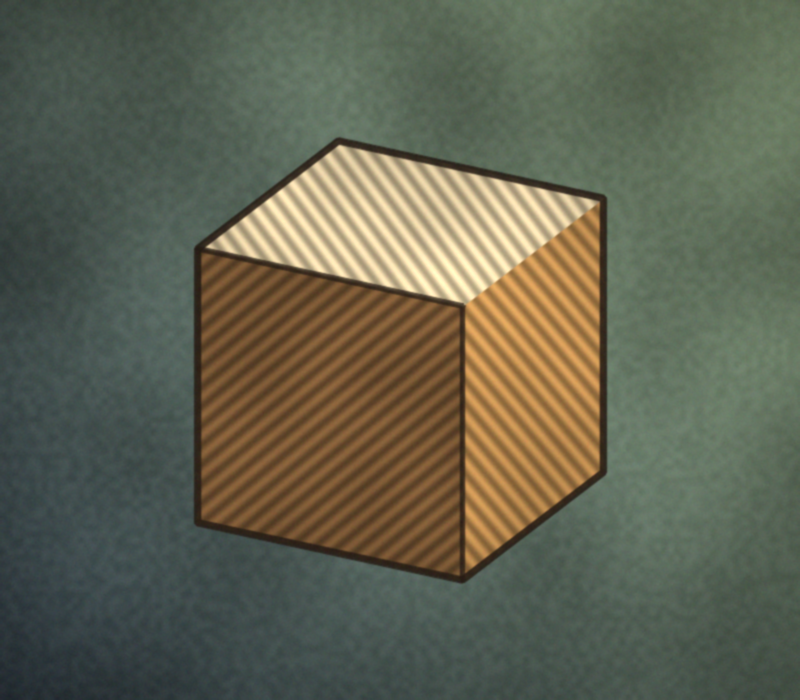
#> input picture samples/cube_off_axis.png, 800 x 700 px
$ python -i detect.py   (imports and definitions only)   (older library calls are emulated)
#> lines starting #> are read from the running program, lines starting #| are printed output that depends on the picture; after the words box and inside, x2 and y2 are one past the last pixel; in counts of white or black regions, pixels touching at a corner belong together
### hexengine/transforms.py
"""Fitting observed six-point hexagons to the canonical hexagon, and warping images into the canonical frame.

OWNER: Agent A (geometry). See CONTRACTS.md for coordinate and ordering conventions.

The maths in brief
------------------
We have six clicked image points p_0..p_5 (pixels) and six canonical vertices V_0..V_5 (canonical units,
circumradius 1). We look for a 3x3 matrix M with  M @ [p_i, 1]  ~=  [V_i, 1]  (homogeneous, y down) for
three families of transform, each with a different number of free parameters ("degrees of freedom", dof):

* similarity  (4 dof): rotation + uniform scale + translation. Only a *regular* hexagon fits exactly.
* affine      (6 dof): adds shear and non-uniform scale. Any parallel (orthographic) view of a regular
                       hexagon fits exactly.
* homography  (8 dof): adds perspective. Any pinhole-camera view of a flat regular hexagon fits exactly.

Six points give 12 equations (an x and a y for each point). So the affine fit has 12 - 6 = 6 equations
"left over", the homography 12 - 8 = 4 and the similarity 12 - 4 = 8. Because the system is
over-determined, a generic hexagon can NOT be matched exactly: we choose the M that minimises the sum of
squared distances between the mapped points M(p_i) and the canonical V_i (least squares over all six
points, no outlier rejection). Whatever distance remains is the *residual*: the part of the observed shape
that the transform family cannot explain. Residuals are measured in canonical units (1 = circumradius), so
they are independent of image size. See metrics.py for the scores built from them.

Fitting methods
---------------
* affine: ordinary linear least squares (the problem is linear in the 6 unknowns).
* similarity: written with complex numbers, w = a*z + b (z = x + iy, a = scale*e^{i*rotation}), which is
  again linear in the 2 complex unknowns a, b, so ordinary least squares gives the exact optimum.
* homography: the perspective divide makes the problem non-linear. We start from the normalised DLT
  (Hartley's Direct Linear Transform, which minimises an *algebraic* error) and then refine it with
  Levenberg-Marquardt (scipy.optimize.least_squares) so that it minimises the same *geometric* error as
  the other two (distance in canonical units). That keeps the three residuals directly comparable.
"""

from __future__ import annotations

import numpy as np

from . import canonical
from .types import HexFit, TransformKind

# Grey used for "outside the hexagon" pixels in warped images.
OUTSIDE_GREY = (30, 30, 30)

# A polygon whose |area| is below this fraction of (largest extent)^2 is treated as degenerate
# (e.g. all six clicks on a line, or all on the same spot).
_DEGENERATE_AREA_FRACTION = 1e-6


# --------------------------------------------------------------------------------------------------------
# Small helpers
# --------------------------------------------------------------------------------------------------------

def _as_points(points: np.ndarray) -> np.ndarray:
    """Validate and return a (6, 2) float64 copy of `points`."""
    pts = np.asarray(points, dtype=np.float64)
    if pts.ndim != 2 or pts.shape != (6, 2):
        raise ValueError(f"expected exactly 6 points of shape (6, 2), got shape {pts.shape}")
    if not np.all(np.isfinite(pts)):
        raise ValueError("points contain NaN or infinite values")
    return pts.copy()


def signed_area(points: np.ndarray) -> float:
    """Signed shoelace area of a closed polygon in y-DOWN coordinates.

    area = 1/2 * sum_i (x_i * y_{i+1} - x_{i+1} * y_i)

    With y pointing down, a polygon traversed CLOCKWISE ON SCREEN has POSITIVE area (the canonical hexagon
    V0..V5 has area +2.598). Counter-clockwise on screen gives a negative area.
    """
    pts = np.asarray(points, dtype=np.float64)
    x, y = pts[:, 0], pts[:, 1]
    return 0.5 * float(np.sum(x * np.roll(y, -1) - np.roll(x, -1) * y))


def _wrap_angle(a: np.ndarray | float) -> np.ndarray | float:
    """Wrap angle(s) into (-pi, pi]."""
    return np.pi - np.mod(np.pi - np.asarray(a), 2.0 * np.pi)


# --------------------------------------------------------------------------------------------------------
# Ordering
# --------------------------------------------------------------------------------------------------------

def order_points(points: np.ndarray, rotation_offset: int = 0) -> tuple[np.ndarray, np.ndarray]:
    """Return (ordered_points (6,2), order (6,)) following the CONTRACTS.md ordering rule.

    Accepts clicks in either winding and starting at any vertex. Raises ValueError unless exactly 6 points.

    The clicks are assumed to go *around* the hexagon (consecutive clicks are neighbouring vertices); only
    the direction and starting vertex are free. Steps:

    1. Winding: compute the signed shoelace area (y down). If it is negative the clicks ran
       counter-clockwise on screen, so the list is reversed to make it clockwise, like V0..V5.
       Near-zero area (collinear / coincident clicks) raises ValueError.
    2. Start vertex: for each point take its angle from the centroid of the six points, atan2(dy, dx) in
       y-down coordinates. The point whose angle is closest to -90 deg (straight up on screen) becomes
       index 0. An exact tie (e.g. a flat-topped hexagon) goes to the leftmost of the tied points.
    3. rotation_offset (taken modulo 6): the clockwise list from step 2 is rolled so that its element at
       position `offset` becomes V0, i.e. ordered[k] = topfirst[(k + offset) % 6]. offset = 1 therefore
       makes the vertex clockwise-after the topmost one V0, which turns the normalised image 60 deg
       anticlockwise. An odd offset swaps which interior "Y" the cube reading uses.

    `order[k]` is the index in the caller's ORIGINAL list of the point now labelled V_k, so
    ordered_points == np.asarray(points)[order].
    """
    pts = _as_points(points)
    offset = int(rotation_offset) % 6

    extent = float(np.max(np.ptp(pts, axis=0)))
    area = signed_area(pts)
    if extent == 0.0 or abs(area) < _DEGENERATE_AREA_FRACTION * extent * extent:
        raise ValueError("degenerate hexagon: the six points enclose (almost) no area")

    # 1. winding -> clockwise on screen
    idx = np.arange(6)
    if area < 0:
        idx = idx[::-1]

    # 2. topmost-by-angle point becomes index 0
    centroid = pts.mean(axis=0)
    rel = pts[idx] - centroid
    angles = np.arctan2(rel[:, 1], rel[:, 0])
    dist_to_up = np.abs(_wrap_angle(angles - (-np.pi / 2.0)))
    tied = np.flatnonzero(dist_to_up <= dist_to_up.min() + 1e-9)
    start = int(tied[np.argmin(rel[tied, 0])])  # leftmost among (near-)exact ties
    idx = np.roll(idx, -start)

    # 3. user rotation offset
    order = np.roll(idx, -offset)
    return pts[order], order.astype(int)


# --------------------------------------------------------------------------------------------------------
# Least-squares fits (each returns a 3x3 matrix mapping image px -> canonical units)
# --------------------------------------------------------------------------------------------------------

# [164 lines left out: functions _fit_affine, _fit_similarity, _normalising_matrix, _dlt, _fit_homography, fit_hexagon and 3 more, not called in this run]

### hexengine/canonical.py
"""Canonical reference: a mathematically perfect regular hexagon.

Circumradius 1, centred at the origin, y axis pointing DOWN (image convention), vertex 0 at the top,
vertices running clockwise on screen. This is the silhouette of a unit cube viewed along its body diagonal.
"""

from __future__ import annotations

import numpy as np

FRAME_SIZE = 512                    # canonical raster is FRAME_SIZE x FRAME_SIZE pixels
FRAME_SCALE = 0.45 * FRAME_SIZE     # pixels per canonical unit
CENTRE = np.zeros(2)


def canonical_vertices() -> np.ndarray:
    """Return the six exact vertices, shape (6, 2), V_k at angle -90 deg + 60 deg * k (y down)."""
    angles = np.deg2rad(-90.0 + 60.0 * np.arange(6))
    return np.stack([np.cos(angles), np.sin(angles)], axis=1)


VERTICES = canonical_vertices()


def edge_midpoints() -> np.ndarray:
    """Midpoint of edge (V_k, V_{k+1}) for k = 0..5, shape (6, 2)."""
    return 0.5 * (VERTICES + np.roll(VERTICES, -1, axis=0))


# [44 lines left out: functions construction_lines, canonical_to_frame_matrix, to_frame, from_frame, hexagon_mask, not called in this run]

### hexengine/detect.py
"""Secondary, optional auto-detection of a hexagon outline (suggests six points the user can accept or adjust).

OWNER: Agent E (UI). Manual clicking is the primary input; this is only a convenience, as the spec asks.

Pipeline (plain words)
----------------------
1. **Grey + blur.** Convert to a single grey channel and smooth with a Gaussian so texture and JPEG noise do not
   produce thousands of tiny edges.
2. **Two edge maps.** Canny finds thin, sharp edges; an adaptive threshold finds regions that are lighter/darker
   than their neighbourhood (good for filled cells with soft edges). A small morphological close joins short gaps.
   Contours from both maps are pooled, so whichever works better on a given image wins.
3. **Contours -> hexagon candidates.** For each contour, `cv2.approxPolyDP` simplifies it to a polygon. We try a
   range of tolerances (1 %..8 % of the perimeter) and keep the first simplification with exactly six corners
   that is convex. Tiny contours and ones that fill almost the whole image (the image border) are skipped.
4. **Pick one.** The reference point is the user's click (if given) or else the image centre. Among candidates
   that CONTAIN the reference point we keep those whose outline lies on strong image edges (mean gradient
   magnitude along the sides, at least 70 % of the best; this rejects "halo" outlines from the threshold maps)
   and take the largest of them. If none contain the point, the candidate whose centroid is nearest to it.
5. **Refine corners.** approxPolyDP corners are always actual contour pixels, which can sit a pixel or two off the
   true corner. We fit a straight line (cv2.fitLine) to the middle part of each side and intersect neighbouring
   side lines; each intersection replaces its corner unless it moved suspiciously far.
6. **Order** the six points with transforms.order_points (clockwise on screen, topmost first), the same convention
   as manual clicks.

Returns a (6, 2) float array in image pixels, or None if nothing hexagon-like is found.
"""

from __future__ import annotations

import cv2
import numpy as np

from .transforms import order_points

# Candidate filters, as fractions of the image area.
_MIN_AREA_FRACTION = 0.002   # ignore specks
_MAX_AREA_FRACTION = 0.95    # ignore the image border / whole-frame contours
# approxPolyDP tolerances to try, as fractions of the contour perimeter.
_EPS_FRACTIONS = (0.01, 0.015, 0.02, 0.03, 0.04, 0.05, 0.06, 0.08)
# Trim this fraction off each end of a side before fitting its line (corners are rounded by blur).
_SIDE_TRIM = 0.2
# A refined corner may move at most this fraction of the shorter adjacent side from the approx corner.
_MAX_REFINE_SHIFT = 0.15


def _grey(image: np.ndarray) -> np.ndarray:
    """RGB / RGBA / grey image -> uint8 grey."""
    img = np.asarray(image)
    if img.dtype != np.uint8:
        img = np.clip(img, 0, 255).astype(np.uint8)
    if img.ndim == 3 and img.shape[2] == 4:
        img = cv2.cvtColor(img, cv2.COLOR_RGBA2RGB)
    if img.ndim == 3:
        img = cv2.cvtColor(img, cv2.COLOR_RGB2GRAY)
    return img


def _edge_maps(grey: np.ndarray) -> list[np.ndarray]:
    """Binary maps whose contours may outline the hexagon (Canny edges and adaptive threshold, both polarities)."""
    diag = float(np.hypot(*grey.shape[:2]))
    blur_sigma = max(1.0, diag / 600.0)
    blurred = cv2.GaussianBlur(grey, (0, 0), blur_sigma)

    # Canny thresholds from the median intensity (a common automatic rule).
    med = float(np.median(blurred))
    lo, hi = int(max(0, 0.66 * med)), int(min(255, 1.33 * med))
    if hi - lo < 20:
        lo, hi = 30, 90
    edges = cv2.Canny(blurred, lo, hi)
    k = max(3, int(round(diag / 400)) | 1)            # odd kernel, grows with image size
    kernel = cv2.getStructuringElement(cv2.MORPH_ELLIPSE, (k, k))
    edges = cv2.morphologyEx(edges, cv2.MORPH_CLOSE, kernel)

    block = max(11, int(diag / 20) | 1)               # odd neighbourhood size for the adaptive threshold
    adapt = cv2.adaptiveThreshold(blurred, 255, cv2.ADAPTIVE_THRESH_GAUSSIAN_C, cv2.THRESH_BINARY, block, 2)
    adapt = cv2.morphologyEx(adapt, cv2.MORPH_OPEN, kernel)

    # Global Otsu threshold too: very effective for a single dark/light shape on a plain background.
    _, otsu = cv2.threshold(blurred, 0, 255, cv2.THRESH_BINARY + cv2.THRESH_OTSU)
    return [edges, adapt, 255 - adapt, otsu, 255 - otsu]


def _hexagon_from_contour(contour: np.ndarray) -> np.ndarray | None:
    """First convex 6-corner approxPolyDP simplification of `contour`, as (6, 2) float, or None."""
    peri = cv2.arcLength(contour, True)
    for frac in _EPS_FRACTIONS:
        approx = cv2.approxPolyDP(contour, frac * peri, True)
        if len(approx) == 6 and cv2.isContourConvex(approx):
            return approx.reshape(6, 2).astype(np.float64)
        if len(approx) < 6:
            break  # larger tolerances only remove more corners
    return None


def _gradient_magnitude(grey: np.ndarray) -> np.ndarray:
    """Sobel gradient magnitude of a lightly blurred grey image (float32)."""
    g = cv2.GaussianBlur(grey.astype(np.float32), (0, 0), 1.0)
    return cv2.magnitude(cv2.Sobel(g, cv2.CV_32F, 1, 0, ksize=3), cv2.Sobel(g, cv2.CV_32F, 0, 1, ksize=3))


def _edge_support(grad: np.ndarray, corners: np.ndarray, samples_per_side: int = 40) -> float:
    """Mean gradient magnitude sampled along the polygon's sides: high when the outline sits on a real edge."""
    h, w = grad.shape[:2]
    t = np.linspace(0.0, 1.0, samples_per_side, endpoint=False)[:, None]
    pts = np.vstack([a + t * (b - a) for a, b in zip(corners, np.roll(corners, -1, axis=0))])
    xs = np.clip(np.round(pts[:, 0]).astype(int), 0, w - 1)
    ys = np.clip(np.round(pts[:, 1]).astype(int), 0, h - 1)
    return float(grad[ys, xs].mean())


def _line_intersection(p1, d1, p2, d2) -> np.ndarray | None:
    """Intersection of lines p1 + s*d1 and p2 + t*d2, or None if (nearly) parallel."""
    a = np.array([[d1[0], -d2[0]], [d1[1], -d2[1]]], dtype=float)
    if abs(np.linalg.det(a)) < 1e-9:
        return None
    s, _ = np.linalg.solve(a, np.asarray(p2, float) - np.asarray(p1, float))
    return np.asarray(p1, float) + s * np.asarray(d1, float)


def _refine_corners(contour: np.ndarray, corners: np.ndarray) -> np.ndarray:
    """Sub-pixel corners: fit a line to the middle of each side of the contour and intersect neighbours."""
    pts = contour.reshape(-1, 2).astype(np.float64)
    n = len(pts)
    if n < 30:
        return corners
    # Index of the contour pixel nearest to each approx corner.
    idx = [int(np.argmin(np.hypot(*(pts - c).T))) for c in corners]
    lines = []
    for i in range(6):
        a, b = idx[i], idx[(i + 1) % 6]
        seg = pts[a:b + 1] if a <= b else np.vstack([pts[a:], pts[:b + 1]])   # contour is cyclic
        m = len(seg)
        trim = int(m * _SIDE_TRIM)
        core = seg[trim:m - trim] if m - 2 * trim >= 3 else seg
        if len(core) < 2:
            return corners
        vx, vy, x0, y0 = cv2.fitLine(core.astype(np.float32), cv2.DIST_L2, 0, 0.01, 0.01).ravel()
        lines.append((np.array([x0, y0]), np.array([vx, vy])))
    sides = np.hypot(*(np.roll(corners, -1, axis=0) - corners).T)
    refined = corners.copy()
    for i in range(6):
        # corner i joins side i-1 (from corner i-1 to i) and side i (from corner i to i+1)
        p = _line_intersection(*lines[i - 1], *lines[i])
        limit = _MAX_REFINE_SHIFT * min(sides[i - 1], sides[i])
        if p is not None and np.hypot(*(p - corners[i])) <= limit:
            refined[i] = p
    return refined


def detect_hexagon(image: np.ndarray, near: tuple[float, float] | np.ndarray | None = None) -> np.ndarray | None:
    """Suggest six hexagon corners (image px, (6, 2), ordered like manual clicks) or None.

    `near` is an optional (x, y) pixel position, typically the user's last click; the hexagon around it is
    preferred. Without it the image centre is used.
    """
    grey = _grey(image)
    h, w = grey.shape[:2]
    img_area = float(h * w)
    ref = np.array([w / 2.0, h / 2.0]) if near is None else np.asarray(near, dtype=float).reshape(2)

    candidates = []   # (contour, corners, area)
    for binary in _edge_maps(grey):
        contours, _ = cv2.findContours(binary, cv2.RETR_LIST, cv2.CHAIN_APPROX_NONE)
        for c in contours:
            area = abs(cv2.contourArea(c))
            if not (_MIN_AREA_FRACTION * img_area <= area <= _MAX_AREA_FRACTION * img_area):
                continue
            corners = _hexagon_from_contour(c)
            if corners is not None:
                candidates.append((c, corners, abs(cv2.contourArea(corners.astype(np.float32)))))
    if not candidates:
        return None

    containing = [cand for cand in candidates
                  if cv2.pointPolygonTest(cand[1].astype(np.float32), (float(ref[0]), float(ref[1])), False) >= 0]
    if containing:
        # Threshold maps can also produce "halo" outlines a few px outside the real edge. Keep only candidates
        # whose outline sits on strong image edges (at least 70 % of the best edge support), then the largest.
        grad = _gradient_magnitude(grey)
        support = [_edge_support(grad, cand[1]) for cand in containing]
        top = max(support)
        good = [cand for cand, s in zip(containing, support) if s >= 0.7 * top]
        best = max(good, key=lambda cand: cand[2])
    else:
        best = min(candidates, key=lambda cand: float(np.hypot(*(cand[1].mean(axis=0) - ref))))

    corners = _refine_corners(best[0], best[1])
    try:
        ordered, _ = order_points(corners)
    except ValueError:
        return None
    return ordered

>>> import cv2
>>> picture = cv2.cvtColor(cv2.imread('../samples/cube_off_axis.png'), cv2.COLOR_BGR2RGB)
>>> result = detect_hexagon(picture)
#> in _grey, `img = cv2.cvtColor(img, cv2.COLOR_RGB2GRAY)`:
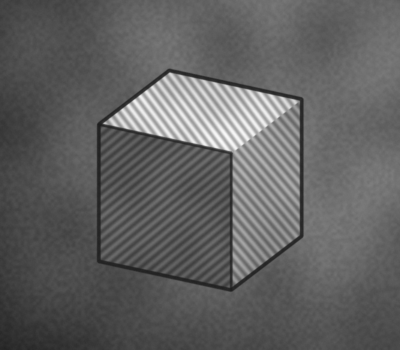
#> img: shape (700, 800) (shown at 1/2 size); min 29, max 249, mean 97
#> in _edge_maps, `diag = float(np.hypot(*grey.shape[:2]))`: diag = 1063
#> in _edge_maps, `blur_sigma = max(1.0, diag / 600.0)`: blur_sigma = 1.77
#> in _edge_maps, `med = float(np.median(blurred))`: med = 92
#> in _edge_maps, `lo, hi = int(max(0, 0.66 * med)), int(min(255, 1.33 * med))`: lo = 60; hi = 122
#> in _edge_maps, `edges = cv2.Canny(blurred, lo, hi)`:
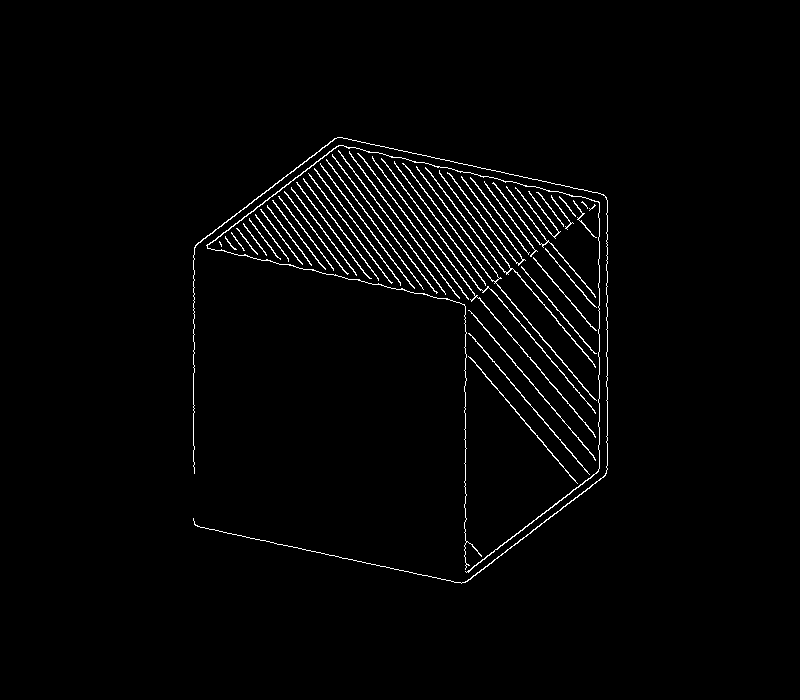
#> edges: shape (700, 800); 2% white in thin lines or dots, all inside (x1, y1, x2, y2) = (193, 137, 608, 584)
#> in _edge_maps, `k = max(3, int(round(diag / 400)) | 1)`: k = 3
#> in _edge_maps, `kernel = cv2.getStructuringElement(cv2.MORPH_ELLIPSE, (k, k))`: kernel = [[0, 1, 0], [1, 1, 1], [0, 1, 0]]
#> (the rest of the program and of its run is left out)
